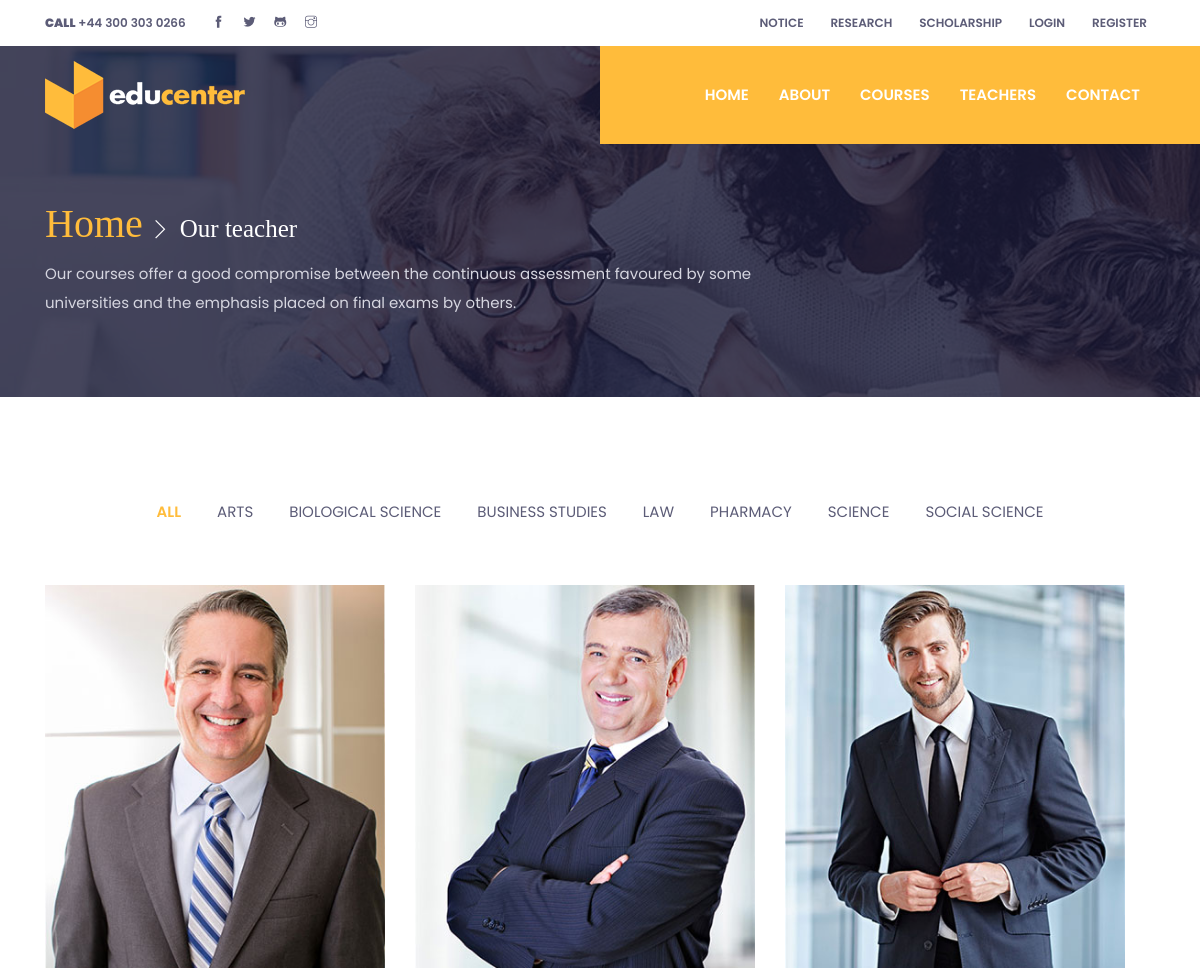
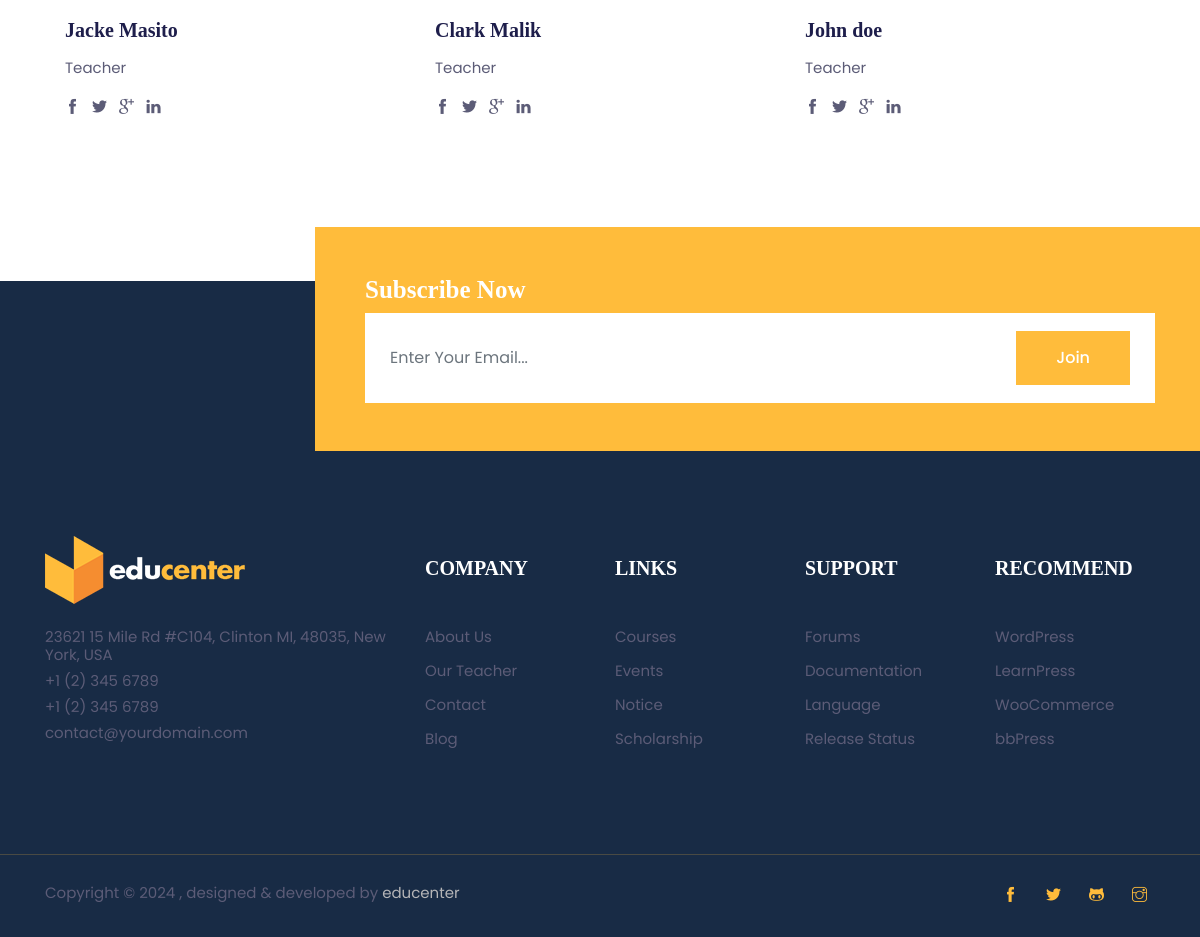
Page /teacher.php on the committed database (2 pictures, top to bottom).
### tables this page shows
CREATE TABLE `teachers` (
  `id` int(11) NOT NULL,
  `name` varchar(255) NOT NULL,
  `category` varchar(255) NOT NULL,
  `description` varchar(255) NOT NULL,
  `teacher_description` text NOT NULL,
  `biography` text NOT NULL,
  `teacher_banner` varchar(255) NOT NULL
);

### teacher.php (the view, shortened to what this page needs)
<!DOCTYPE html>
<html lang="en">
<head>
  <link rel="stylesheet" href="plugins/bootstrap/bootstrap.min.css">
  <link rel="stylesheet" href="plugins/slick/slick.css">
  <link rel="stylesheet" href="plugins/themify-icons/themify-icons.css">
  <link rel="stylesheet" href="plugins/animate/animate.css">
  <link rel="stylesheet" href="plugins/aos/aos.css">
  <link rel="stylesheet" href="plugins/venobox/venobox.css">
  <link href="css/style.css" rel="stylesheet">
</head>
<body>
<?php include ("header.php") ?>
<section class="page-title-section overlay" data-background="images/backgrounds/page-title.jpg">
  <div class="container">
    <div class="row">
      <div class="col-md-8">
        <ul class="list-inline custom-breadcrumb mb-2">
          <li class="list-inline-item"><a class="h2 text-primary font-secondary" href="index.php">Home</a></li>
          <li class="list-inline-item text-white h3 font-secondary nasted">Our teacher</li>
        </ul>
        <p class="text-lighten mb-0">Our courses offer a good compromise between the continuous assessment favoured by some universities and the emphasis placed on final exams by others.</p>
      </div>
    </div>
  </div>
</section>
<section class="section">
  <div class="container">
    <div class="row">
      <div class="col-12">
        <ul class="list-inline text-center filter-controls mb-5">
          <li class="list-inline-item m-3 text-uppercase active" data-filter="all">All</li>
          <li class="list-inline-item m-3 text-uppercase" data-filter="arts">arts</li>
          <li class="list-inline-item m-3 text-uppercase" data-filter="bio-science">biological science</li>
          <li class="list-inline-item m-3 text-uppercase" data-filter="business-study">business studies</li>
          <li class="list-inline-item m-3 text-uppercase" data-filter="law">law</li>
          <li class="list-inline-item m-3 text-uppercase" data-filter="pharmacy">pharmacy</li>
          <li class="list-inline-item m-3 text-uppercase" data-filter="science">science</li>
          <li class="list-inline-item m-3 text-uppercase" data-filter="social-science">social science</li>
        </ul>
      </div>
    </div>
    <div class="row filtr-container">
    <?php
        include('db.php');
        $sql= "SELECT * FROM `teachers`";
        $result= $conn->query($sql);
        while($row=$result->fetch_assoc()) {
      ?>
      <div data-category="<?php echo $row['category']?>" class="col-lg-4 col-sm-6 mb-5 filtr-item">
        <div class="card border-0 rounded-0 hover-shadow">
          <img class="card-img-top rounded-0" src="images/teachers/<?php echo $row['teacher_banner']?>" alt="teacher">
          <div class="card-body">
            <a href="teacher_detail.php?id=<?php echo $row['id']?>">
              <h4 class="card-title"><?php echo $row['name']?></h4>
            </a>
            <p>Teacher</p>
            <ul class="list-inline">
              <li class="list-inline-item"><a class="text-color" href="#"><i class="ti-facebook"></i></a></li>
              <li class="list-inline-item"><a class="text-color" href="#"><i class="ti-twitter-alt"></i></a></li>
              <li class="list-inline-item"><a class="text-color" href="#"><i class="ti-google"></i></a></li>
              <li class="list-inline-item"><a class="text-color" href="#"><i class="ti-linkedin"></i></a></li>
            </ul>
          </div>
        </div>
      </div>
      <?php } ?>
    </div>
  </div>
</section>
<?php include ("footer.php") ?>
</body>
</html>

### css/style.css (style rules this page uses)
body { line-height: 1.2; font-family: "Poppins", sans-serif; -webkit-font-smoothing: antialiased; font-size: 15px; color: #5c5c77; }
p, .paragraph { font-weight: 400; color: #5c5c77; font-size: 15px; line-height: 1.9; font-family: "Poppins", sans-serif; }
h1, h2, h3, h4, h5, h6 { color: #1e1e4b; font-family: "futura-bold"; font-weight: 700; line-height: 1.2; }
h2, .h2 { font-size: 40px; }
h3, .h3 { font-size: 25px; }
h4, .h4 { font-size: 20px; }
body { background-color: #fff; overflow-x: hidden; }
ol, ul { list-style-type: none; margin: 0px; }
img { vertical-align: middle; border: 0; }
a, a:hover, a:focus { text-decoration: none; }
a, button, select { cursor: pointer; transition: 0.2s ease; }
h4 { transition: 0.2s ease; }
.section { padding-top: 90px; padding-bottom: 90px; }
.overlay { position: relative; }
.overlay::before { position: absolute; content: ""; height: 100%; width: 100%; top: 0; left: 0; background: #1a1a37; opacity: 0.8; }
.text-primary { color: #ffbc3b !important; }
.text-color { color: #5c5c77; }
.text-lighten { color: #d6d6e0 !important; }
.font-secondary { font-family: "futura-bold"; }
.page-title-section { padding: 200px 0 80px; }
.custom-breadcrumb li.nasted { position: relative; padding-left: 25px; }
.custom-breadcrumb li.nasted::before { position: absolute; font-family: "themify"; content: "\e649"; font-size: 20px; top: 50%; left: -5px; color: #fff; transform: translateY(-50%); }
.hover-shadow { transition: 0.3s ease; }
.filter-controls li { cursor: pointer; transition: 0.1s ease; }
.filter-controls li.active { font-weight: 600; color: #ffbc3b; }

### rows in the picture
teachers: teacher_banner (picture), name "Jacke Masito"
teachers: teacher_banner (picture), name "Clark Malik"
teachers: teacher_banner (picture), name "John doe"
